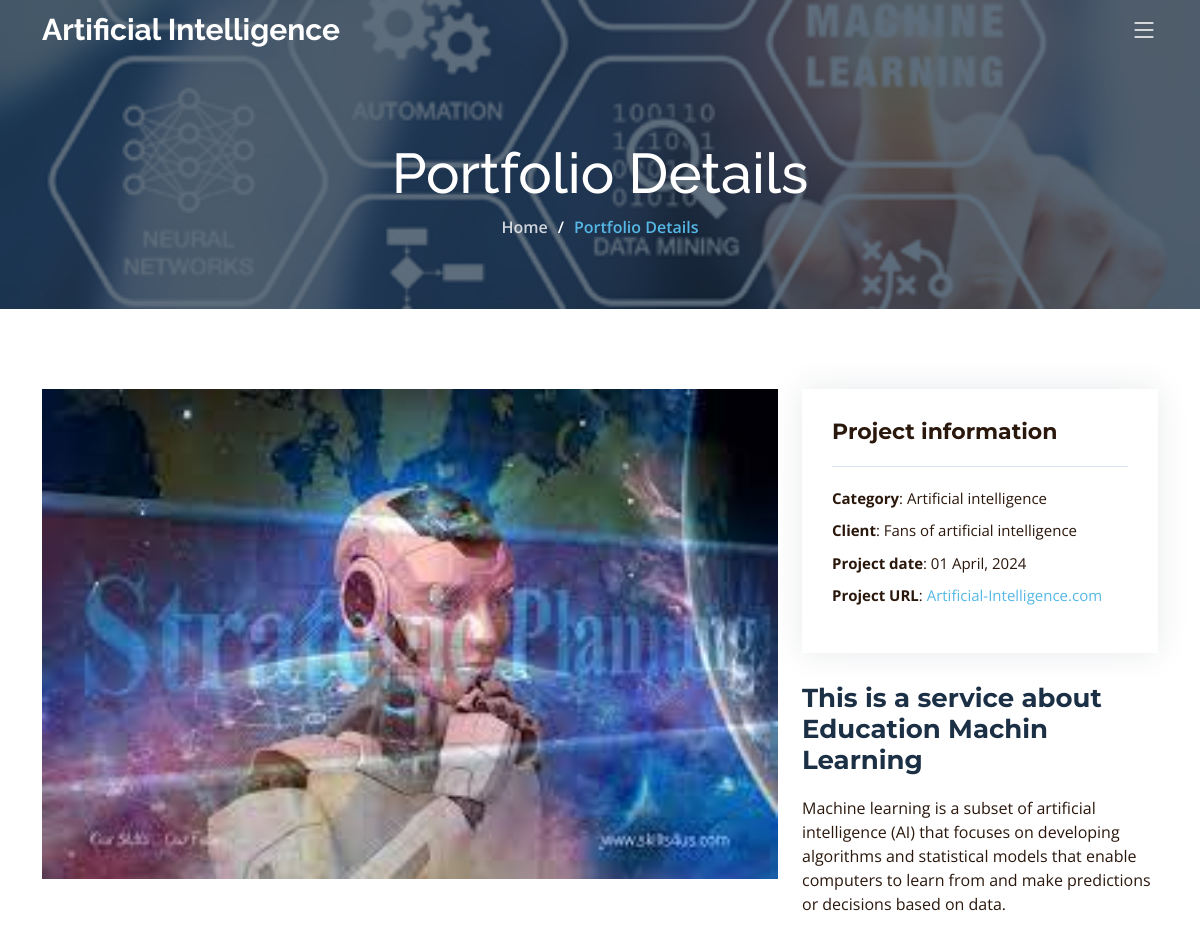
Screenshot of /services/detail/Machin-learning-service with the database file from the repository.
### services/models.py (models this page shows, shortened)
class Service(models.Model):
    title = models.CharField(max_length=100)
    description = models.TextField()
    slug = models.SlugField(blank=True, null=True, unique=True)
    date = models.DateTimeField(auto_now_add=True)
    image = models.ImageField(upload_to='home/services/image', blank=True, null=True)
    create_at = models.DateTimeField(auto_now_add=True, blank=True)
    update_at = models.DateTimeField(auto_now=True)

### services/views.py (the view)
# urls.py: path('detail/<slug:slug>', ServiceDetailView.as_view(), name='detail')
class ServiceDetailView(DetailView):
    model = Service
    template_name = 'service_detail.html'

### services/templates/service_detail.html (shortened to what this page needs)
{% extends 'base.html' %}
{% load static %}
{% block contact %}
    <main id="main">
        <div class="breadcrumbs d-flex align-items-center"
             style="background-image: url({% static 'assets/img/service-top-image.jpg' %});">
            <div class="container position-relative d-flex flex-column align-items-center">
                <h2>Portfolio Details</h2>
                <ol>
                    <li><a href="{% url 'home_app:index' %}">Home</a></li>
                    <li>Portfolio Details</li>
                </ol>
            </div>
        </div>
        <section id="portfolio-details" class="portfolio-details">
            <div class="container" data-aos="fade-up">
                <div class="row gy-4">
                    <div class="col-lg-8"{% static 'assets/img/services-header.jpg' %}>
                        <div class="slides-1 portfolio-details-slider swiper">
                            <div class="swiper-wrapper align-items-center">
                                <div class="swiper-slide">
                                    <img src="{{ object.image.url }}" alt="">
                                </div>
                            </div>
                        </div>
                    </div>
                    <div class="col-lg-4">
                        <div class="portfolio-info">
                            <h3>Project information</h3>
                            <ul>
                                <li><strong>Category</strong>: Artificial intelligence</li>
                                <li><strong>Client</strong>: Fans of artificial intelligence</li>
                                <li><strong>Project date</strong>: 01 April, 2024</li>
                                <li><strong>Project URL</strong>: <a href="#">Artificial-Intelligence.com</a></li>
                            </ul>
                        </div>
                        <div class="portfolio-description">
                            <h2>This is a service about {{ service.title }}</h2>
                            <p>
                                {{ object.description }}
                            </p>
                        </div>
                    </div>
                </div>
            </div>
        </section>
    </main>
{% endblock %}

### assets/assets/css/main.css (style rules this page uses)
:root { --font-default: "Open Sans", system-ui, -apple-system, "Segoe UI", Roboto, "Helvetica Neue", Arial, "Noto Sans", "Liberation Sans", sans-serif, "Apple Color Emoji", "Segoe UI Emoji", "Segoe UI Symbol", "Noto Color Emoji"; --font-primary: "Montserrat", sans-serif; --font-secondary: "Raleway", sans-serif; }
:root { --color-default: #2b180d; --color-primary: #56b8e6; --color-secondary: #1b2f45; }
:root { scroll-behavior: smooth; }
body { font-family: var(--font-default); color: var(--color-default); }
a { color: var(--color-primary); text-decoration: none; transition: 0.3s; }
h1, h2, h3, h4, h5, h6 { font-family: var(--font-primary); }
section { overflow: hidden; padding: 80px 0; }
.breadcrumbs { padding: 140px 0 60px 0; min-height: 30vh; position: relative; background-size: cover; background-position: center; background-repeat: no-repeat; }
.breadcrumbs:before { content: ""; background-color: rgba(27, 47, 69, 0.7); position: absolute; inset: 0; }
.breadcrumbs h2 { font-size: 56px; font-weight: 500; color: #fff; font-family: var(--font-secondary); }
.breadcrumbs ol { display: flex; flex-wrap: wrap; list-style: none; padding: 0 0 10px 0; margin: 0; font-size: 16px; font-weight: 600; color: var(--color-primary); }
.breadcrumbs ol a { color: rgba(255, 255, 255, 0.8); transition: 0.3s; }
.breadcrumbs ol li + li { padding-left: 10px; }
.breadcrumbs ol li + li::before { display: inline-block; padding-right: 10px; color: #fff; content: "/"; }
.portfolio-details .portfolio-details-slider img { width: 100%; }
.portfolio-details .portfolio-info { padding: 30px; box-shadow: 0px 0 30px rgba(27, 47, 69, 0.1); }
.portfolio-details .portfolio-info h3 { font-size: 22px; font-weight: 700; margin-bottom: 20px; padding-bottom: 20px; border-bottom: 1px solid #d6e2ef; }
.portfolio-details .portfolio-info ul { list-style: none; padding: 0; font-size: 15px; }
.portfolio-details .portfolio-info ul li + li { margin-top: 10px; }
.portfolio-details .portfolio-description { padding-top: 30px; }
.portfolio-details .portfolio-description h2 { font-size: 26px; font-weight: 700; margin-bottom: 20px; color: var(--color-secondary); }
.portfolio-details .portfolio-description p { padding: 0; }

### rows the page displays
Service: image (picture), title "Education Machin Learning", description "Machine learning is a subset of artificial intelligence (AI) that focuses on developing algorithms and statistical models that enable computers to learn from and make predictions or decisions based on data."
